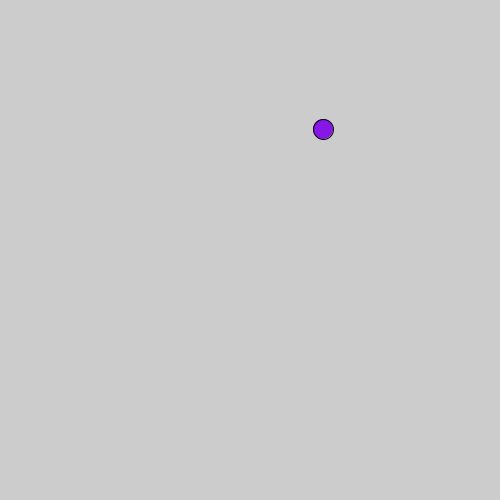
Frame 1 (no input)
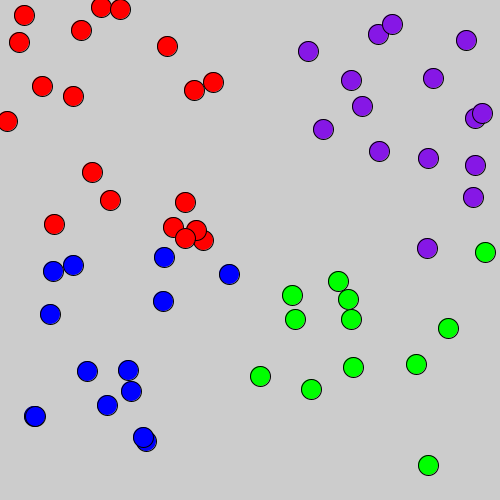
Frame 60 (the mouse pressed at the canvas centre just before this capture)
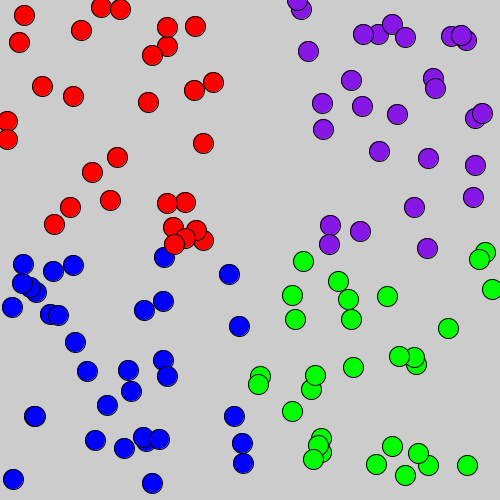
Frame 120 (the mouse held since frame 60 and released just before this capture)

The Processing sketch that drew these frames (run headless with seeded random() and noise(); from frame 60 on, the mouse is pressed at the canvas centre):

// Processing sketch: quadrant_colors
// ── quadrant_colors.pde

int x;
int y;

void setup(){
  size(500,500);


}


void draw(){
  
  x = int(random(0, 500));
  y = int(random(0, 500));
  
  

  if (x <= 250 && y < 250) {
    fill(255, 0, 0);
  }
  else if (x >= 250 && y > 250) {
    fill (0, 255, 0);
    
  }
  else if (x <= 250 && y > 250){
    
    fill (0, 0, 255);
  }
  
  else {
    fill (134, 23, 230);
    
  }
  circle(x,y,20);
 

  
}
